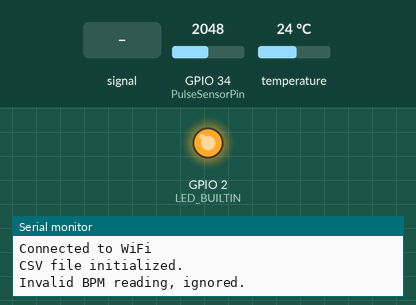
Bench run of a sketch on a simulated ESP32. On the bench: output pins drawn as LEDs (lit = HIGH), the last lines printed to the serial monitor. The test bench sets the inputs (shaded band); at power-on: GPIO 34 (PulseSensorPin) = 2048, temperature 24 °C. WiFi joins after 1.5 s; servers stay silent unless stated; storage starts empty.

Above: at 3.5 s.
3.6 s: GPIO 34 (PulseSensorPin) fed a 200 Hz sine of ±1842 counts around its level
At 4.08 s:
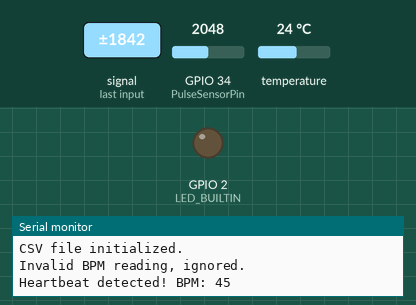
7.1 s: GPIO 34 (PulseSensorPin) set to 1760
9.6 s: GPIO 34 (PulseSensorPin) set to 1836
At 10.8 s:
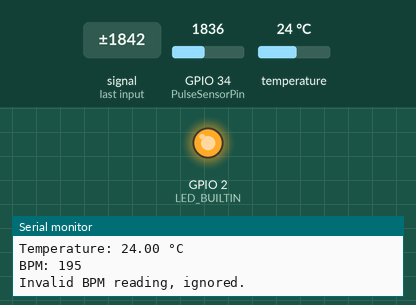
11.2 s: GPIO 34 (PulseSensorPin) set to 1228
At 12.4 s:
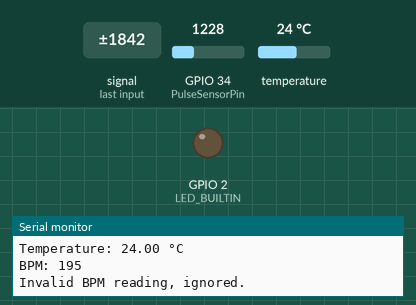
Timing chart, 0 to 13.7 s (numbered marks = the images above; inputs shaded):
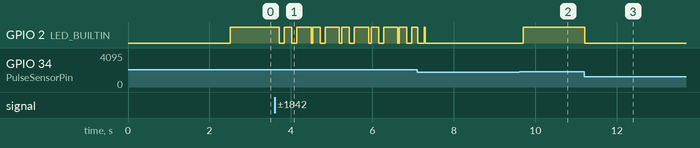

Measured:
- after the input at 3.6 s, GPIO 2 (LED_BUILTIN): HIGH → LOW after 0.12 s, then repeats every 0.69 s: HIGH 0.18 s, LOW 0.12 s, HIGH 0.35 s, LOW 0.04 s
- after the input at 9.6 s, GPIO 2 (LED_BUILTIN): LOW → HIGH after 0.10 s
- after the input at 11.2 s, GPIO 2 (LED_BUILTIN): HIGH → LOW at once

The sketch:

SmartHealthmonitoring.ino
```cpp
#define BLYNK_TEMPLATE_ID "TMPL34BTEaEQF"       // Replace with your Blynk Template ID
#define BLYNK_TEMPLATE_NAME "Smart HealthKit" // Replace with your Blynk Template Name
#define BLYNK_AUTH_TOKEN "BzCQHvDDabeO0MWaEzbtk8X3TXuBgDSQ"     // Replace with your Blynk Authentication Token
#define BLYNK_PRINT Serial
#include <OneWire.h>
#include <DallasTemperature.h>
#include <WiFi.h>
#include <BlynkSimpleEsp32.h>
#include <SPIFFS.h>

// Wi-Fi Credentials
const char* ssid = "POCO_F4";
const char* pass = "Dhruv0825";


// DS18B20 Configuration
#define ONE_WIRE_BUS 4
OneWire oneWire(ONE_WIRE_BUS);
DallasTemperature sensors(&oneWire);

// Pulse Sensor Configuration
#define PulseSensorPin 34
#define LED_BUILTIN 2
int signalValue = 0;
int threshold = 1800;
unsigned long lastBeatTime = 0;
unsigned long currentTime = 0;
int beatInterval = 0;
int bpm = 0;
bool pulseDetected = false;

// Signal Smoothing Configuration
#define SAMPLE_SIZE 10
int signalValues[SAMPLE_SIZE];
int currentIndex = 0;

// Timing for temperature updates
unsigned long lastTempTime = 0;
const unsigned long tempInterval = 1000;

// Blynk Timer
BlynkTimer timer;

// File Path
const char* csvPath = "/health_data.csv";

// Function to calculate the average of the last SAMPLE_SIZE readings
int getAverageSignal() {
  int sum = 0;
  for (int i = 0; i < SAMPLE_SIZE; i++) {
    sum += signalValues[i];
  }
  return sum / SAMPLE_SIZE;
}

// Save data to CSV file
void saveDataToCSV(float temperature, int bpm) {
  File file = SPIFFS.open(csvPath, FILE_APPEND);
  if (!file) {
    Serial.println("Failed to open CSV file for writing.");
    return;
  }

  String data = String(temperature) + "," + String(bpm) + "," + String(millis()) + "\n";
  file.print(data);
  file.close();
  Serial.println("Data saved to CSV: " + data);
}

// Function to send data to Blynk
void sendDataToBlynk() {
  sensors.requestTemperatures();
  float temperature = sensors.getTempCByIndex(0);

  // Send to Blynk Virtual Pins
  Blynk.virtualWrite(V0, temperature);
  Blynk.virtualWrite(V3, bpm);

  // Save data to CSV
  saveDataToCSV(temperature, bpm);

  // Print to Serial
  Serial.print("Temperature: ");
  Serial.print(temperature);
  Serial.println(" °C");

  Serial.print("BPM: ");
  Serial.println(bpm);
}

void setup() {
  // Initialize Serial
  Serial.begin(115200);

  // Initialize SPIFFS
  if (!SPIFFS.begin(true)) {
    Serial.println("SPIFFS Mount Failed");
    return;
  }

  // Initialize Wi-Fi and Blynk
  WiFi.begin(ssid, pass);
  while (WiFi.status() != WL_CONNECTED) {
    delay(1000);
    Serial.println("Connecting to WiFi...");
  }
  Serial.println("Connected to WiFi");

  Blynk.begin(BLYNK_AUTH_TOKEN, ssid, pass);

  // Initialize DS18B20 sensor
  sensors.begin();

  // Configure pins
  pinMode(PulseSensorPin, INPUT);
  pinMode(LED_BUILTIN, OUTPUT);

  // Initialize Signal Smoothing Array
  for (int i = 0; i < SAMPLE_SIZE; i++) {
    signalValues[i] = 0;
  }

  // Timer to send data every 5 seconds
  timer.setInterval(5000L, sendDataToBlynk);

  // Initialize CSV file
  File file = SPIFFS.open(csvPath, FILE_WRITE);
  if (!file) {
    Serial.println("Failed to create CSV file.");
  } else {
    file.println("Temperature(BPM),BPM,Time(ms)");
    file.close();
    Serial.println("CSV file initialized.");
  }
}

void loop() {
  Blynk.run();
  timer.run();

  currentTime = millis();

  // Read and smooth the pulse sensor signal
  signalValues[currentIndex] = analogRead(PulseSensorPin);
  currentIndex = (currentIndex + 1) % SAMPLE_SIZE;
  signalValue = getAverageSignal();

  // Detect a heartbeat
  if (signalValue > threshold && !pulseDetected) {
    if (currentTime - lastBeatTime > 300) {
      pulseDetected = true;
      digitalWrite(LED_BUILTIN, HIGH);

      // Calculate BPM
      beatInterval = currentTime - lastBeatTime;
      bpm = 60000 / beatInterval;

      if (bpm > 40 && bpm < 200) {
        Serial.print("Heartbeat detected! BPM: ");
        Serial.println(bpm);
      } else {
        Serial.println("Invalid BPM reading, ignored.");
      }

      lastBeatTime = currentTime;
    }
  }

  // Reset pulse detection
  if (signalValue < threshold && pulseDetected) {
    pulseDetected = false;
    digitalWrite(LED_BUILTIN, LOW);
  }

  delay(20);
}
```
